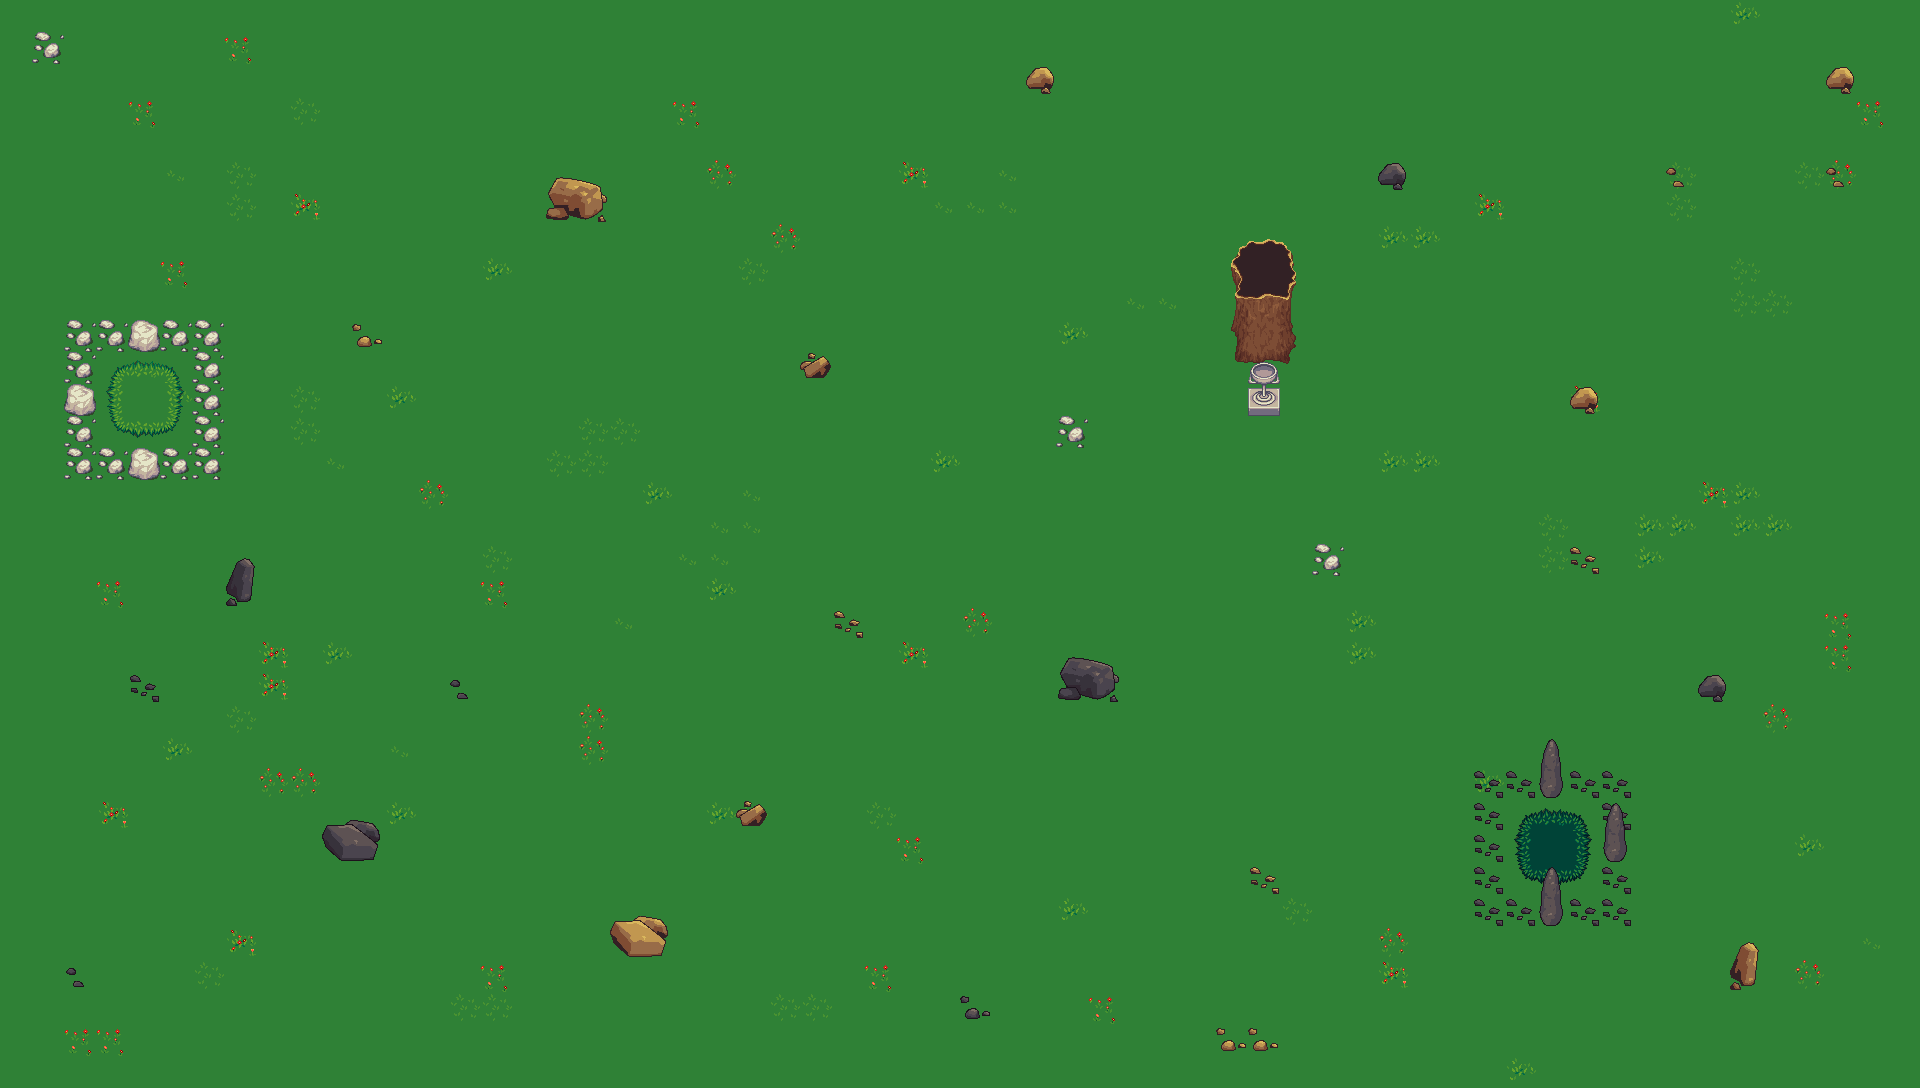

This is a level from a 2D game, rendered from its Tiled map with the project's own tilesets. A one-line summary and the map file follow, with tile-layer data summarised:
An orthogonal 60x34 tile map with 32x32 px tiles, 6 tile layers (ground, drop, rocks, tree, ...), 4 hidden layers not drawn.

<map version="1.2" tiledversion="1.3.1" orientation="orthogonal" renderorder="right-down" compressionlevel="-1" width="60" height="34" tilewidth="32" tileheight="32" infinite="0" nextlayerid="13" nextobjectid="1">
 <editorsettings>
  <export target="../assets/maps/json/test.json" format="json" />
 </editorsettings>
 <tileset firstgid="1" source="tileset.tsx" />
 <layer id="1" name="ground" width="60" height="34">
  <data>[2040 cells, 2040 non-empty, 7 distinct tile ids]</data>
 </layer>
 <layer id="10" name="drop" width="60" height="34">
  <data>[2040 cells, 18 non-empty, 18 distinct tile ids]</data>
 </layer>
 <layer id="9" name="rocks" width="60" height="34">
  <data>[2040 cells, 64 non-empty, 23 distinct tile ids]</data>
 </layer>
 <layer id="8" name="tree" width="60" height="34">
  <data>[2040 cells, 6 non-empty, 6 distinct tile ids]</data>
 </layer>
 <layer id="3" name="merchant" width="60" height="34">
  <data>[2040 cells, 1 non-empty, 1 distinct tile ids]</data>
 </layer>
 <layer id="2" name="collision" width="60" height="34" visible="0">
  <data>[2040 cells, 27 non-empty, 1 distinct tile ids]</data>
 </layer>
 <layer id="6" name="overlay" width="60" height="34">
  <data>[2040 cells, 23 non-empty, 21 distinct tile ids]</data>
 </layer>
 <layer id="12" name="enemies" width="60" height="34" visible="0">
  <data>[2040 cells, 13 non-empty, 5 distinct tile ids]</data>
 </layer>
 <layer id="4" name="start" width="60" height="34" visible="0">
  <data>[2040 cells, 1 non-empty, 1 distinct tile ids]</data>
 </layer>
 <layer id="5" name="end" width="60" height="34" visible="0">
  <data>[2040 cells, 1 non-empty, 1 distinct tile ids]</data>
 </layer>
</map>
